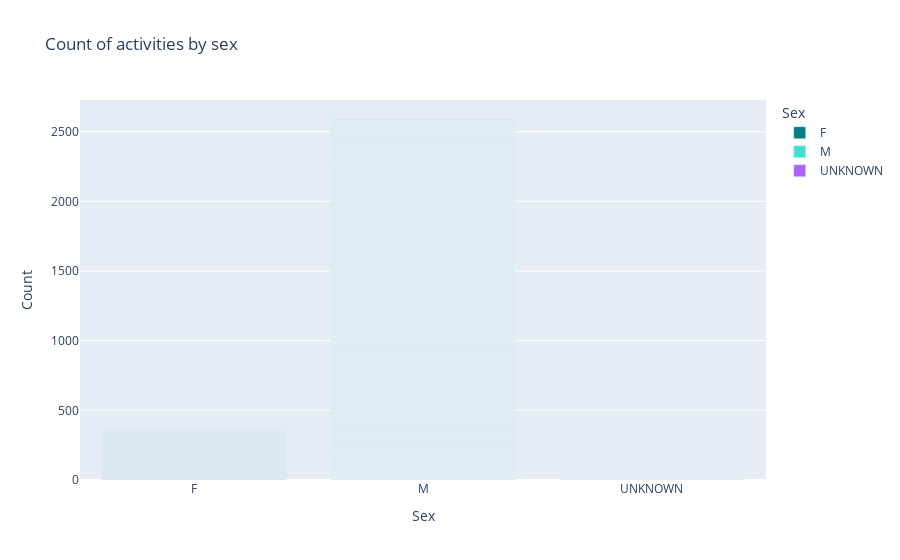

Notebook code for this chart:
### Code cell
#Starting point, count of activities by sex
custom_palette = {
    'M': 'turquoise',
    'F': 'teal'
}
fig = px.bar(filtered_h1, x='sex', color='sex', title='Count of activities by sex', color_discrete_map=custom_palette)
fig.update_layout(xaxis_title='Sex', yaxis_title='Count', legend_title='Sex')
fig.show()

### Figure 1 — Plotly figure (JSON) as saved in the notebook; plotly's stock layout.template omitted (floating-point values rounded to 4 significant figures; data arrays with more than 128 entries replaced by an {"elided": "..."} marker saying what was removed)
{"data": [{"alignmentgroup": "True", "hovertemplate": "sex=%{x}<br>count=%{y}<extra></extra>", "legendgroup": "F", "marker": {"color": "teal", "pattern": {"shape": ""}}, "name": "F", "offsetgroup": "F", "orientation": "v", "showlegend": true, "textposition": "auto", "type": "bar", "x": {"elided": "347 str values"}, "xaxis": "x", "y": {"elided": "347 int values"}, "yaxis": "y"}, {"alignmentgroup": "True", "hovertemplate": "sex=%{x}<br>count=%{y}<extra></extra>", "legendgroup": "M", "marker": {"color": "turquoise", "pattern": {"shape": ""}}, "name": "M", "offsetgroup": "M", "orientation": "v", "showlegend": true, "textposition": "auto", "type": "bar", "x": {"elided": "2591 str values"}, "xaxis": "x", "y": {"elided": "2591 int values"}, "yaxis": "y"}, {"alignmentgroup": "True", "hovertemplate": "sex=%{x}<br>count=%{y}<extra></extra>", "legendgroup": "UNKNOWN", "marker": {"color": "#ab63fa", "pattern": {"shape": ""}}, "name": "UNKNOWN", "offsetgroup": "UNKNOWN", "orientation": "v", "showlegend": true, "textposition": "auto", "type": "bar", "x": ["UNKNOWN", "UNKNOWN"], "xaxis": "x", "y": [1, 1], "yaxis": "y"}], "layout": {"barmode": "relative", "legend": {"title": {"text": "Sex"}, "tracegroupgap": 0}, "title": {"text": "Count of activities by sex"}, "xaxis": {"anchor": "y", "categoryarray": ["F", "M", null, "UNKNOWN"], "categoryorder": "array", "domain": [0, 1], "title": {"text": "Sex"}}, "yaxis": {"anchor": "x", "domain": [0, 1], "title": {"text": "Count"}}}}
